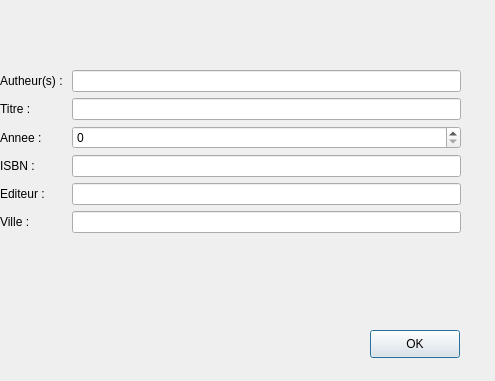
<?xml version="1.0" encoding="UTF-8"?>
<ui version="4.0">
 <class>AjouterOuvrageInterface</class>
 <widget class="QDialog" name="AjouterOuvrageInterface">
  <property name="geometry">
   <rect>
    <x>0</x>
    <y>0</y>
    <width>495</width>
    <height>381</height>
   </rect>
  </property>
  <property name="windowTitle">
   <string>AjouterOuvrageInterface</string>
  </property>
  <widget class="QWidget" name="formLayoutWidget">
   <property name="geometry">
    <rect>
     <x>0</x>
     <y>70</y>
     <width>461</width>
     <height>220</height>
    </rect>
   </property>
   <layout class="QFormLayout" name="formLayout">
    <item row="0" column="0">
     <widget class="QLabel" name="label">
      <property name="text">
       <string>Autheur(s) : </string>
      </property>
     </widget>
    </item>
    <item row="0" column="1">
     <widget class="QLineEdit" name="autheur"/>
    </item>
    <item row="1" column="0">
     <widget class="QLabel" name="label_2">
      <property name="text">
       <string>Titre : </string>
      </property>
     </widget>
    </item>
    <item row="1" column="1">
     <widget class="QLineEdit" name="titre"/>
    </item>
    <item row="2" column="0">
     <widget class="QLabel" name="label_4">
      <property name="text">
       <string>Annee : </string>
      </property>
     </widget>
    </item>
    <item row="2" column="1">
     <widget class="QSpinBox" name="annee">
      <property name="maximum">
       <number>3000</number>
      </property>
     </widget>
    </item>
    <item row="3" column="0">
     <widget class="QLabel" name="label_3">
      <property name="text">
       <string>ISBN : </string>
      </property>
     </widget>
    </item>
    <item row="4" column="0">
     <widget class="QLabel" name="label_5">
      <property name="text">
       <string>Editeur : </string>
      </property>
     </widget>
    </item>
    <item row="4" column="1">
     <widget class="QLineEdit" name="editeur"/>
    </item>
    <item row="5" column="0">
     <widget class="QLabel" name="label_6">
      <property name="text">
       <string>Ville : </string>
      </property>
     </widget>
    </item>
    <item row="5" column="1">
     <widget class="QLineEdit" name="ville"/>
    </item>
    <item row="3" column="1">
     <widget class="QLineEdit" name="id">
      <property name="text">
       <string/>
      </property>
     </widget>
    </item>
   </layout>
  </widget>
  <widget class="QPushButton" name="ok">
   <property name="geometry">
    <rect>
     <x>370</x>
     <y>330</y>
     <width>90</width>
     <height>28</height>
    </rect>
   </property>
   <property name="text">
    <string>OK</string>
   </property>
  </widget>
 </widget>
 <resources/>
 <connections>
  <connection>
   <sender>ok</sender>
   <signal>clicked()</signal>
   <receiver>AjouterOuvrageInterface</receiver>
   <slot>validation()</slot>
   <hints>
    <hint type="sourcelabel">
     <x>414</x>
     <y>343</y>
    </hint>
    <hint type="destinationlabel">
     <x>247</x>
     <y>190</y>
    </hint>
   </hints>
  </connection>
 </connections>
 <slots>
  <slot>validation()</slot>
 </slots>
</ui>
